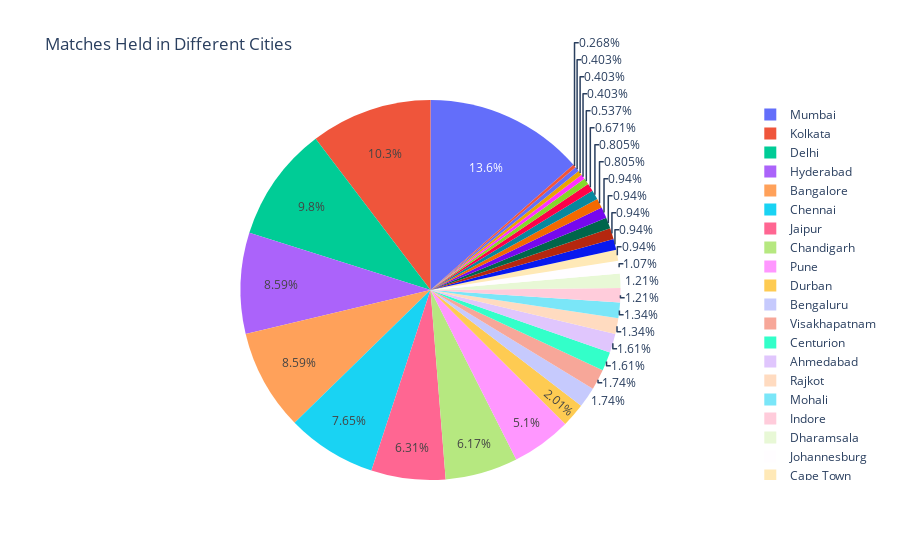

Source (notebook cell):
### Markdown cell above
# In which City of the most matches are held ?
Ans : Mumbai

### Code cell
px.pie(names = data.city.value_counts().index,values = data.city.value_counts().values,title = "Matches Held in Different Cities")

### Figure 1 — Plotly figure (JSON) as saved in the notebook; plotly's stock layout.template omitted (floating-point values rounded to 4 significant figures)
{"data": [{"domain": {"x": [0, 1], "y": [0, 1]}, "hovertemplate": "label=%{label}<br>value=%{value}<extra></extra>", "labels": ["Mumbai", "Kolkata", "Delhi", "Hyderabad", "Bangalore", "Chennai", "Jaipur", "Chandigarh", "Pune", "Durban", "Bengaluru", "Visakhapatnam", "Centurion", "Ahmedabad", "Rajkot", "Mohali", "Indore", "Dharamsala", "Johannesburg", "Cape Town", "Abu Dhabi", "Ranchi", "Cuttack", "Port Elizabeth", "Raipur", "Sharjah", "Kochi", "Kanpur", "Nagpur", "Kimberley", "East London", "Bloemfontein"], "legendgroup": "", "name": "", "showlegend": true, "type": "pie", "values": [101, 77, 73, 64, 64, 57, 47, 46, 38, 15, 13, 13, 12, 12, 10, 10, 9, 9, 8, 7, 7, 7, 7, 7, 6, 6, 5, 4, 3, 3, 3, 2]}], "layout": {"legend": {"tracegroupgap": 0}, "title": {"text": "Matches Held in Different Cities"}}}
